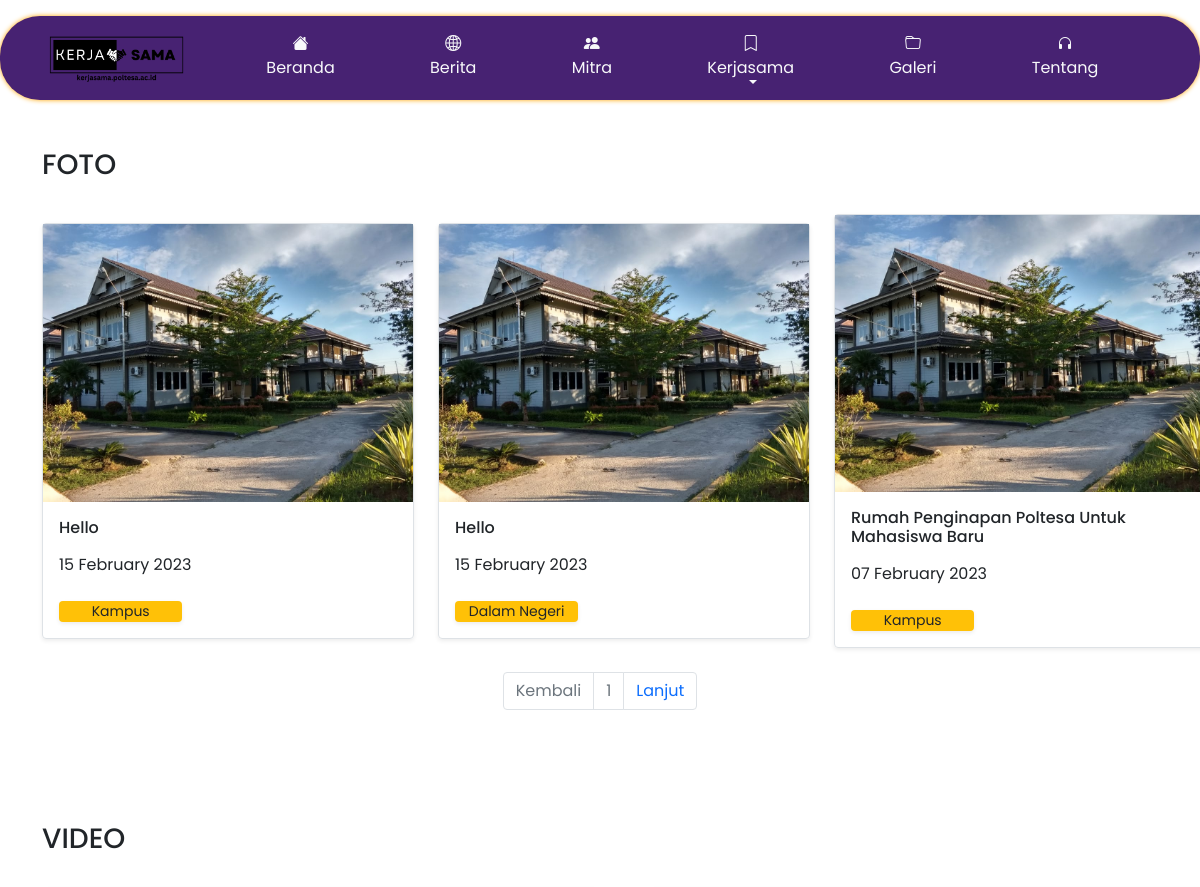
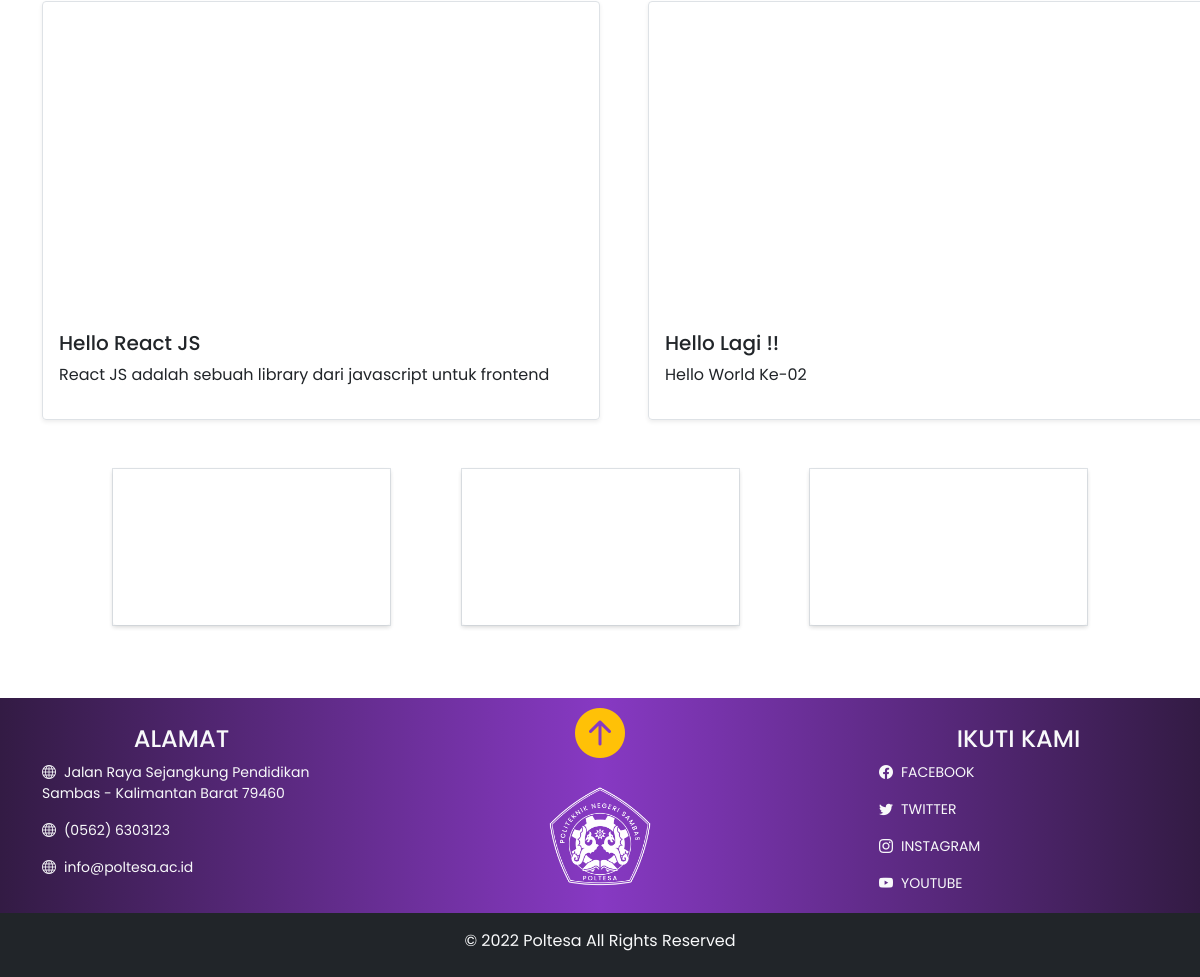
The page /galeri.php on the database its author committed (2 pictures, top to bottom).
### tables this page shows
CREATE TABLE `tb_foto` (
  `id` int(11) NOT NULL,
  `judul_foto` varchar(50) DEFAULT NULL,
  `lokasi` varchar(30) DEFAULT NULL,
  `tanggal` date DEFAULT NULL,
  `gambar` varchar(50) DEFAULT NULL
);

CREATE TABLE `tb_video` (
  `id` int(11) NOT NULL,
  `judul_video` varchar(50) DEFAULT NULL,
  `deskripsi` text DEFAULT NULL,
  `link` varchar(100) DEFAULT NULL
);

### galeri.php (the view, shortened to what this page needs)
<!DOCTYPE html>
<html lang="en">
<head>
    <link href="https://cdn.jsdelivr.net/npm/bootstrap@5.0.2/dist/css/bootstrap.min.css" rel="stylesheet">
    <link rel="stylesheet" href="./assets/css/style.css">
    <link rel="stylesheet" href="../assets/vendor/bootstrap-icons/bootstrap-icons.css">
</head>
<body>
    <section class="pt-3">
        <?php include "./layout/header.php" ?>
    </section>
    <section id="foto" class="">
        <div class="container my-5">
            <h3 class="text-uppercase text-start">Foto</h3>
            <div class="rows">
                <div class="d-lg-flex flex-row align-items-center justify-content-around gap-4">
                    <?php
                    $perPage            = 3;
                    $page               = isset($_GET['halaman']) ? (int)$_GET['halaman'] : 1;
                    $start              = ($page > 1) ? ($page * $perPage) - $perPage : 0;
                    $sql                = "SELECT * FROM tb_foto LIMIT $start, $perPage";
                    $result         = mysqli_query($koneksi, "SELECT * FROM tb_foto");
                    $total          = mysqli_num_rows($result);
                    $pages          = ceil($total / $perPage);
                    $query          = mysqli_query($koneksi, $sql);
                    while ($q = mysqli_fetch_array($query)) {
                        $judul_foto     = $q['judul_foto'];
                        $lokasi         = $q['lokasi'];
                        $tanggal        = $q['tanggal'];
                        $gambar         = $q['gambar'];
                    ?>
                        <div class="col-lg-4 border rounded shadow-sm my-4">
                            <img src="./admin/assets/upload/galeri/<?php echo $gambar ?>" class="img-fluid" alt="">
                            <div class="title">
                                <h6 class="text-start mx-3 my-3"><?php echo $judul_foto ?></h6>
                                <p class="text-start mx-3"><?php echo date('d F Y', strtotime($tanggal)) ?></p>
                            </div>
                            <p class="mt-4 mx-3 col-lg-4 text-center rounded shadow-sm bg-warning" style="font-size: 14px;"><?php echo $lokasi ?></p>
                        </div>
                    <?php
                    }
                    ?>
                </div>
            </div>
            <nav aria-label="Page navigation example">
                <ul class="pagination justify-content-center">
                    <?php if ($start <= 1) { ?>
                        <li class="page-item disabled">
                            <a class="page-link" href="?halaman=<?php echo $pages - 1; ?>">Kembali</a>
                        </li>
                    <?php } else { ?>
                        <li class="page-item">
                            <a class="page-link" href="?halaman=<?php echo $pages - 1; ?>">Kembali</a>
                        </li>
                    <?php } ?>
                    <?php for ($i = 1; $i <= $pages; $i++) { ?>
                        <li class="page-item"><a class="page-link text-secondary" href="?halaman=<?php echo $i ?>"> <?php echo $i ?></a></li>
                    <?php } ?>
                    <?php if ($start >= 1) { ?>
                        <li class="page-item disabled">
                            <a class="page-link" href="?halaman=<?php echo $pages++; ?>">Lanjut</a>
                        </li>
                    <?php } else { ?>
                        <li class="page-item">
                            <a class="page-link" href="?halaman=<?php echo $pages++; ?>">Lanjut</a>
                        </li>
                    <?php } ?>
                </ul>
            </nav>
        </div>
    </section>
    <section id="video" class="pt-3">
        <div class="container my-5">
            <h3 class="text-uppercase text-start">Video</h3>
            <div class="d-lg-flex flex-row justify-content-around align-items-center gap-5">
                <?php
                $sql            = "SELECT * FROM tb_video ORDER BY ID DESC LIMIT 0, 2";
                $query          = mysqli_query($koneksi, $sql);
                while ($q = mysqli_fetch_array($query)) {
                    $judul_video    = $q['judul_video'];
                    $deskripsi      = $q['deskripsi'];
                    $link           = $q['link'];
                ?>
                    <div class="col-lg-6 d-lg-flex flex-column justify-content-around align-items-start border rounded shadow-sm my-4">
                        <div class="ratio ratio-16x9 embed-responsive embed-responsive-16by9">
                            <iframe class="" width="560" height="315" src="<?php echo $link ?>" title="Profil POLTESA" frameborder="0" allow="accelerometer; autoplay; clipboard-write; encrypted-media; gyroscope; picture-in-picture" allowfullscreen></iframe>
                        </div>
                        <div class="my-3 mx-3">
                            <h5 class="text-dark"><?php echo $judul_video ?></h5>
                            <p class="text-dark"><?php echo $deskripsi ?></p>
                        </div>
                    </div>
                <?php
                }
                ?>
            </div>
            <div class="d-lg-flex justify-content-evenly flex-row align-items-center">
                <?php
                $sql            = "SELECT * FROM tb_video ORDER BY ID DESC LIMIT 2, 3";
                $query          = mysqli_query($koneksi, $sql);
                while ($q = mysqli_fetch_array($query)) {
                    $link           = $q['link'];
                ?>
                    <div class="col-lg-3 border shadow-sm my-4">
                        <div class="col-lg-12">
                            <div class="ratio ratio-16x9 embed-responsive embed-responsive-16by9">
                                <iframe class="rounded shadow-sm" width="560" height="315" src="<?php echo $link ?>" title="Profil POLTESA" frameborder="0" allow="accelerometer; autoplay; clipboard-write; encrypted-media; gyroscope; picture-in-picture" allowfullscreen></iframe>
                            </div>
                        </div>
                    </div>
                <?php
                }
                ?>
            </div>
    </section>
    <section>
        <?php include "./layout/footer.php" ?>
    </section>
</body>
</html>

### assets/css/style.css (style rules this page uses)
* { margin: 0; padding: 0; font-family: 'Poppins', sans-serif; scroll-behavior: smooth; }
:root { --navbar-font: 15px; --topbar-font: 14px; }

### galeri.php (style rules this page uses)
* { margin: 0; padding: 0; box-sizing: content-box; font-family: 'Poppins', sans-serif; }

### layout/footer.php (style rules this page uses)
* { margin: 0; padding: 0; font-family: 'Poppins', sans-serif; }
html { scroll-behavior: smooth; }

### rows shown on the page
tb_foto: gambar (picture), judul_foto "Hello", tanggal "15 February 2023", lokasi "Kampus"
tb_foto: gambar (picture), judul_foto "Hello", tanggal "15 February 2023", lokasi "Dalam Negeri"
tb_foto: gambar (picture), judul_foto "Rumah Penginapan Poltesa Untuk Mahasiswa Baru", tanggal "07 February 2023", lokasi "Kampus"
tb_video: judul_video "Hello React JS", deskripsi "React JS adalah sebuah library dari javascript untuk frontend"
tb_video: judul_video "Hello Lagi !!", deskripsi "Hello World Ke-02"
